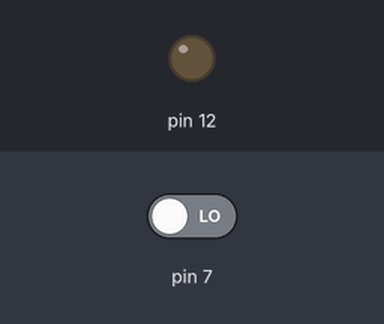
A sketch run on a simulated Arduino Uno, built with avr-gcc and run on an emulated ATmega328P. Shown: output pins drawn as LEDs (lit = HIGH). Inputs (shaded band) come from the test bench; at power-on: pin 7 LOW.

Above: at 1.2 s.
1.3 s: pin 7 driven HIGH
At 1.9 s:
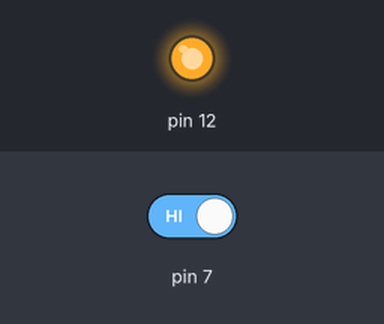
2.8 s: pin 7 driven LOW
At 3.1 s:
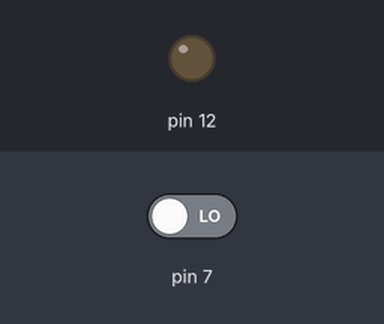
Timing chart, 0 to 5.8 s (numbered marks = the images above; inputs shaded):
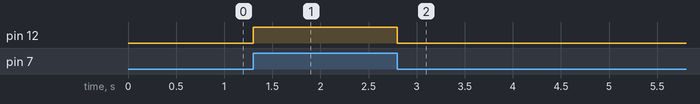

The sketch:

Button_Light.ino
```cpp
void setup() {
  // put your setup code here, to run once:
  pinMode(12, OUTPUT);
  pinMode(2, INPUT);
}

void loop() {
  if(digitalRead(7) == HIGH){
    digitalWrite(12,HIGH);
    digitalWrite(2,LOW);
 }
  else{
    digitalWrite(12,LOW);
    digitalWrite(2,HIGH);
  }
  // put your main code here, to run repeatedly:

}
```

Measured:
- after the input at 1.3 s, pin 12: LOW → HIGH at once
- after the input at 2.8 s, pin 12: HIGH → LOW at once
